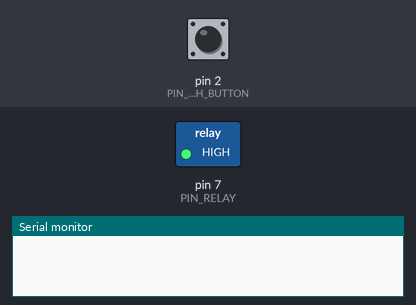
A sketch run on a simulated Arduino Uno, built with avr-gcc and run on an emulated ATmega328P. Shown: switched loads named in the sketch (green lamp = pin HIGH), the last lines printed to the serial monitor. The test bench sets the inputs (shaded band); at power-on: pin 2 (PIN_PUSH_BUTTON) LOW.

Above: at 1.2 s.
1.3 s: pin 2 (PIN_PUSH_BUTTON) pulled HIGH for 0.15 s
At 1.38 s:
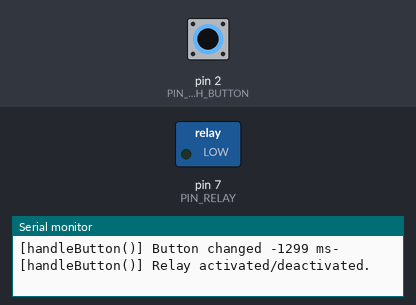
2.9 s: pin 2 (PIN_PUSH_BUTTON) pulled HIGH for 3.2 s
At 6.7 s:
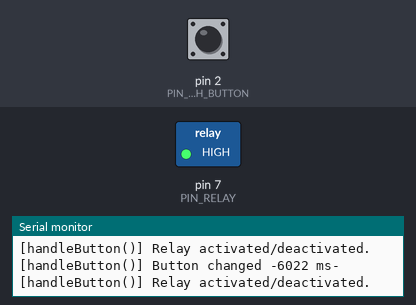
Timing chart, 0 to 8.2 s (numbered marks = the images above; inputs shaded):
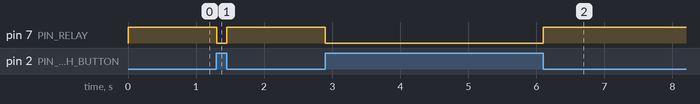

Measured:
- after the input at 1.3 s, pin 7 (PIN_RELAY): HIGH → LOW at once, → HIGH 0.15 s later
- after the input at 2.9 s, pin 7 (PIN_RELAY): HIGH → LOW at once, → HIGH 3.2 s later

The sketch:

test_command_relay_with_push_button.ino
```cpp
/*
  moist_sensor_calibration.ino
  =====================================
   Simply reads the values from the capacitive moisture sensor.
   It is intended to determine the value returned by the sensor when put in a
   dry soil and humid soil. That way, these values can be used as threshold
   later to consider if the soil is dry or not.
   The analog pin A0 receives the value from the sensor. It is then sent over
   the serial port @9600 baud.
   To observe the measured value, the user must open the serial port in the
   Arduino IDE (Tools > Open Serial Monitor).

  Hardware Connections :
  Refer to the Test_command_relay_with_push_button.png image that can be found in the
  same folder.

  Notes:
  - The DEBUG_MODE constant allows the user to see debug traces. To do so the
    user must uncomment the "//#define DEBUG_MODE" line below in the
    "Constant definitions" section and open the serial port at 9600 baud in
    the Arduino IDE (Tools > Open Serial Monitor).
  - A debounce delay of 50ms seems to be the most reliable.
  - Instead of using an external pulldon resistor on the pin D2, it is possible
    to use the internal pull down resistor by writing
    "pinMode(PIN_PUSH_BUTTON, INPUT)" in the setup function.
*/

/*--------------------------------
 * Constant definitions
 *--------------------------------*/
#define DEBUG

/* Input pins */
#define PIN_PUSH_BUTTON 2

/* Output pins */
#define PIN_RELAY 7

/*--------------------------------
 * Global variable definitions
 *--------------------------------*/
volatile unsigned long lastEdgeTime = 0;
// 50 ms seems reliable
volatile unsigned long debounceDelay = 50;

/*--------------------------------
 * Function definitions
 *--------------------------------*/
/// setup()
///
/// Function that will be called only once before loop(). Contains the board,
/// interrupts and variable setup.
///
/// parameters: none
///
/// returns: void
///
void setup() {
  pinMode(PIN_PUSH_BUTTON, INPUT);
  pinMode(PIN_RELAY, OUTPUT);

  attachInterrupt(digitalPinToInterrupt(PIN_PUSH_BUTTON), handleButton, CHANGE);

  Serial.begin(9600);

  // The relay is active low. Deactivate it by default.
  digitalWrite(PIN_RELAY, HIGH);
}

/// loop()
///
/// Function that will be looped over indefinitely. All the work is done in
/// interrupt so the function is void.
///
/// parameters: none
///
/// returns: void
///
void loop() {
  // everything done in ISR
}

/// handlePumpButton()
///
/// ISR that is called when the push button that manually controls the pump is
/// pressed or released. It actually activates or deactivates the relay that
/// controls the water pump.
///
/// Note: It does maybe too much work for an ISR but it is fine for the moment.
///
/// parameters: none
///
/// returns: void
///
void handleButton() {
  // millis() is awkward in ISR but it's fine here since it's done as the very
  // first instruction.
  unsigned long currTime = millis();
  byte pushButtState;
#ifdef DEBUG
  Serial.println("[handleButton()] Button changed -" + String(currTime) + " ms-");
#endif

  // Need to debounce the push button. As the input may see erratic
  // rising/falling edges after a push on the button, the code will wait a
  // defined delay after the first edge detected.
  if (currTime - lastEdgeTime > debounceDelay) {
    lastEdgeTime = currTime;
    pushButtState = digitalRead(PIN_PUSH_BUTTON);

    // The relay is active low and the push button is high when pushed so it is
    // the opposite.
    digitalWrite(PIN_RELAY, !pushButtState);
#ifdef DEBUG
    Serial.println("[handleButton()] Relay activated/deactivated.");
#endif
  }
}
```
